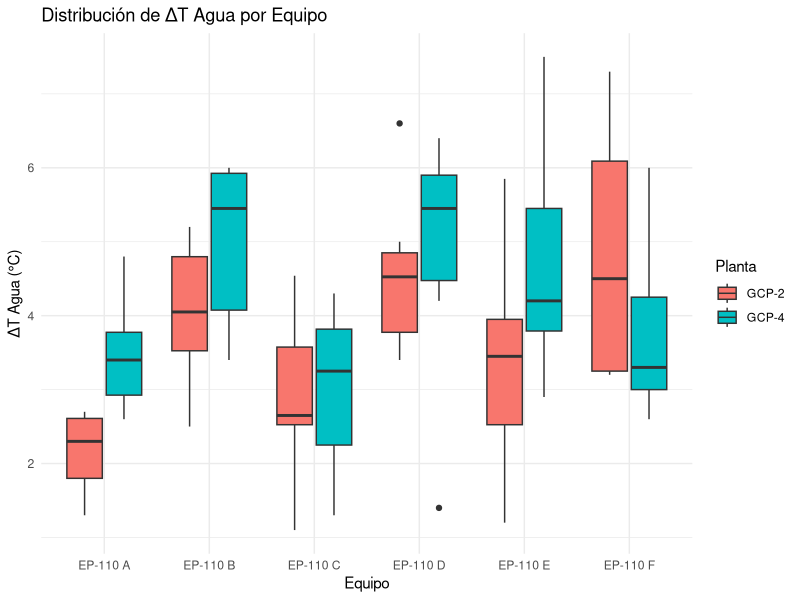
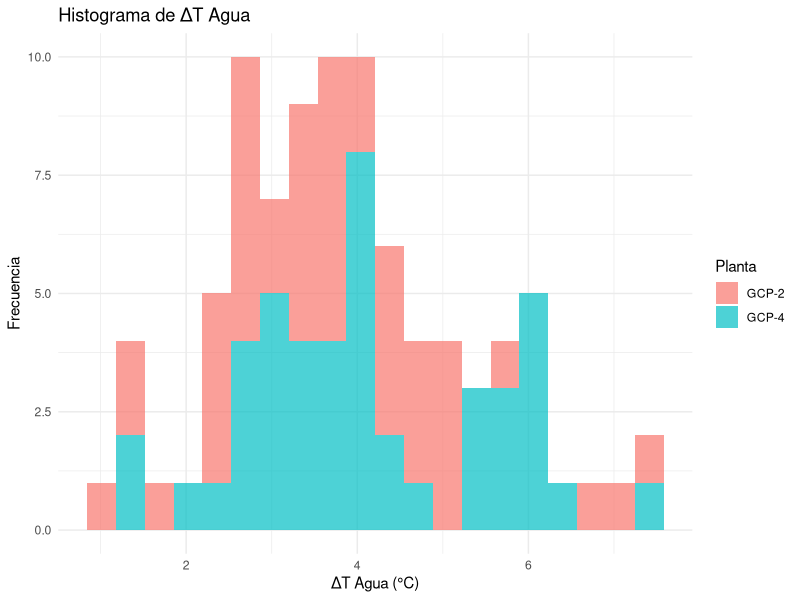
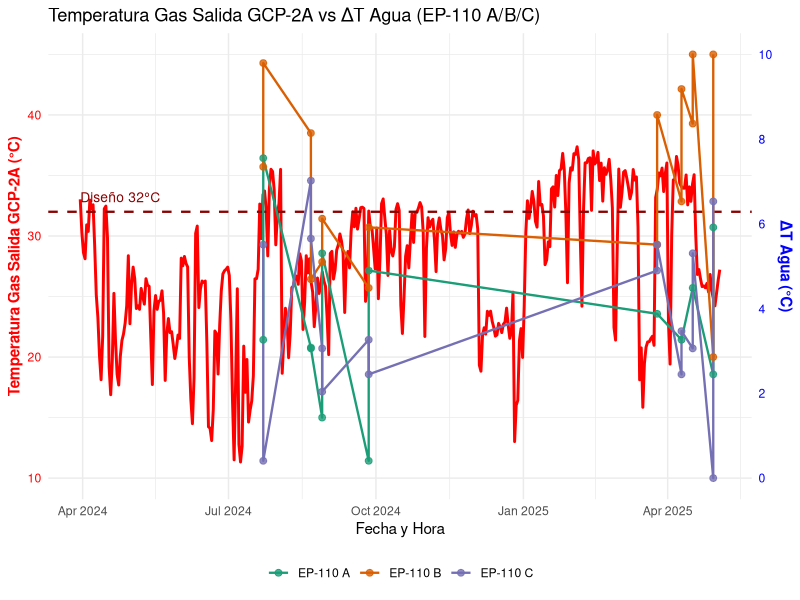
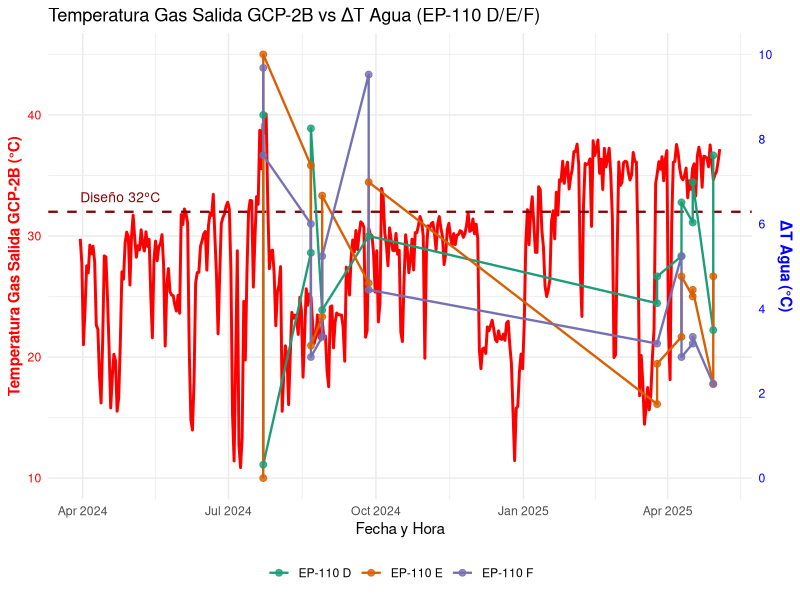
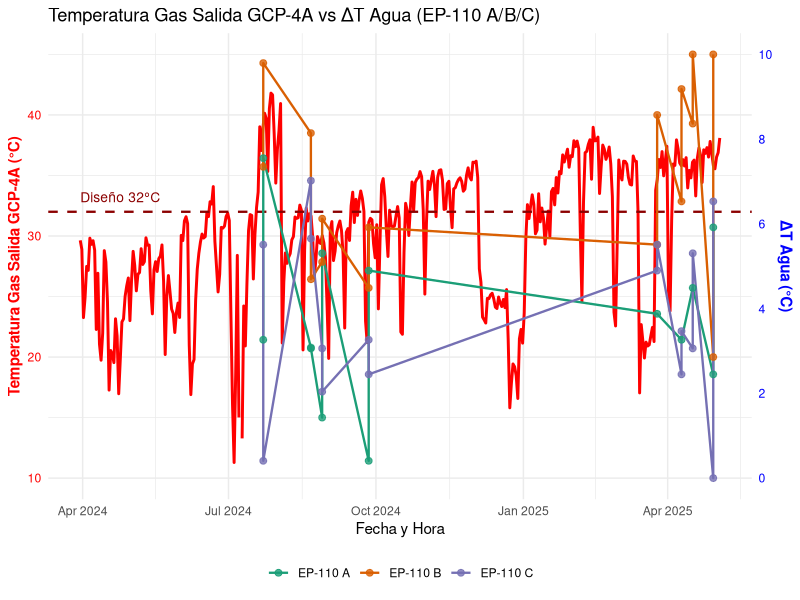
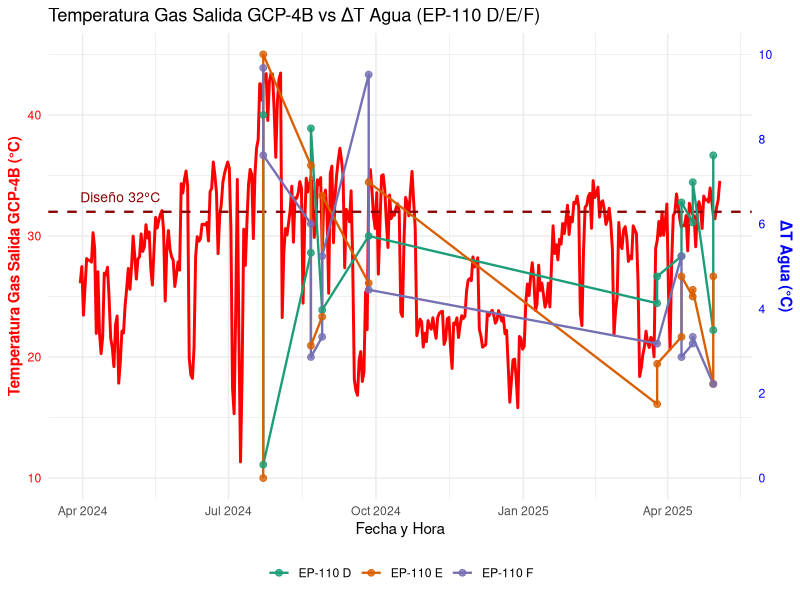

These figures' R source, in order:
## ---- chunk 1
knitr::opts_chunk$set(echo = TRUE)
library(tidyverse)
library(lubridate)

## ---- chunk 2
ep <- read_csv("data.csv") %>%
  mutate(FechaHora = as.POSIXct(paste(Fecha, Hora), format="%Y-%m-%d %H:%M"))

gcp <- read_csv("temp_gcp_data.csv") %>%
  mutate(FechaHora = ymd_hms(FechaHora))
## ---- chunk 3
ep <- ep %>%
  filter(`Delta Agua` > 0) %>%
  rename(`Δ Temp Agua` = `Delta Agua`) %>%
  filter(!is.na(`Δ Temp Agua`))

summary(ep)
summary(gcp)
## ---- chunk 4
ggplot(ep, aes(x = Equipo, y = `Δ Temp Agua`, fill = Planta)) +
  geom_boxplot() +
  labs(title = "Distribución de ΔT Agua por Equipo", y = "ΔT Agua (°C)") +
  theme_minimal()
## ---- chunk 5
ggplot(ep, aes(x = `Δ Temp Agua`, fill = Planta)) +
  geom_histogram(bins = 20, alpha = 0.7) +
  labs(title = "Histograma de ΔT Agua", x = "ΔT Agua (°C)", y = "Frecuencia") +
  theme_minimal()
## ---- chunk 6
merged <- inner_join(ep, gcp, by = "FechaHora")
cor_data <- merged %>%
  group_by(Equipo) %>%
  summarise(
    n = sum(!is.na(`Δ Temp Agua`) & !is.na(Temperatura)),
    sd_dt = sd(`Δ Temp Agua`, na.rm = TRUE),
    sd_temp = sd(Temperatura, na.rm = TRUE),
    correlacion = if (n >= 3 && sd_dt > 0 && sd_temp > 0) {
      cor(`Δ Temp Agua`, Temperatura, use = "complete.obs")
    } else {
      NA_real_
    },
    .groups = "drop"
  ) %>%
  arrange(correlacion)

cor_data
## ---- chunk 7
# Rescalado para doble eje
rescale_dt <- function(x) {
  scales::rescale(x, to = c(10, 45))
}

inv_rescale_dt <- function(x) {
  scales::rescale(x, from = c(10, 45), to = c(0, 10))
}

# Datos filtrados
gcp2a <- gcp %>% filter(Tren == "GCP-2A")
ep2a <- ep %>% filter(Equipo %in% c("EP-110 A", "EP-110 B", "EP-110 C"), `Δ Temp Agua` > 0)

# Gráfico mejorado
ggplot() +
  geom_line(data = gcp2a, aes(x = FechaHora, y = Temperatura), color = "red", linewidth = 1) +
  geom_hline(yintercept = 32, color = "darkred", linetype = "dashed", linewidth = 0.8) +
  annotate("text", x = min(gcp2a$FechaHora) + 10, y = 33.2, label = "Diseño 32°C", color = "darkred", size = 3.5, hjust = 0) +
  geom_line(data = ep2a, aes(x = FechaHora, y = rescale_dt(`Δ Temp Agua`), color = Equipo), linewidth = 0.8) +
  geom_point(data = ep2a, aes(x = FechaHora, y = rescale_dt(`Δ Temp Agua`), color = Equipo), size = 2, alpha = 0.8) +
  scale_y_continuous(
    name = "Temperatura Gas Salida GCP-2A (°C)",
    limits = c(10, 45),
    sec.axis = sec_axis(~ inv_rescale_dt(.), name = "ΔT Agua (°C)", breaks = seq(0, 10, 2))
  ) +
  scale_color_brewer(palette = "Dark2") +
  labs(
    title = "Temperatura Gas Salida GCP-2A vs ΔT Agua (EP-110 A/B/C)",
    x = "Fecha y Hora", color = "Equipo"
  ) +
  theme_minimal() +
  theme(
    axis.title.y.left = element_text(color = "red", face = "bold"),
    axis.text.y.left = element_text(color = "red"),
    axis.title.y.right = element_text(color = "blue", face = "bold"),
    axis.text.y.right = element_text(color = "blue"),
    legend.position = "bottom",
    legend.title = element_blank()
  )

## ---- chunk 8
gcp2b <- gcp %>% filter(Tren == "GCP-2B")
ep2b <- ep %>%
  filter(Equipo %in% c("EP-110 D", "EP-110 E", "EP-110 F"), `Δ Temp Agua` > 0)

ggplot() +
  geom_line(data = gcp2b, aes(x = FechaHora, y = Temperatura), color = "red", linewidth = 1) +
  geom_hline(yintercept = 32, color = "darkred", linetype = "dashed", linewidth = 0.8) +
  annotate("text", x = min(gcp2b$FechaHora) + 10, y = 33.2, label = "Diseño 32°C", color = "darkred", size = 3.5, hjust = 0) +
  geom_line(data = ep2b, aes(x = FechaHora, y = rescale_dt(`Δ Temp Agua`), color = Equipo), linewidth = 0.8) +
  geom_point(data = ep2b, aes(x = FechaHora, y = rescale_dt(`Δ Temp Agua`), color = Equipo), size = 2, alpha = 0.8) +
  scale_y_continuous(
    name = "Temperatura Gas Salida GCP-2B (°C)",
    limits = c(10, 45),
    sec.axis = sec_axis(~ inv_rescale_dt(.), name = "ΔT Agua (°C)", breaks = seq(0, 10, 2))
  ) +
  scale_color_brewer(palette = "Dark2") +
  labs(
    title = "Temperatura Gas Salida GCP-2B vs ΔT Agua (EP-110 D/E/F)",
    x = "Fecha y Hora", color = "Equipo"
  ) +
  theme_minimal() +
  theme(
    axis.title.y.left = element_text(color = "red", face = "bold"),
    axis.text.y.left = element_text(color = "red"),
    axis.title.y.right = element_text(color = "blue", face = "bold"),
    axis.text.y.right = element_text(color = "blue"),
    legend.position = "bottom",
    legend.title = element_blank()
  )


## ---- chunk 9
gcp4a <- gcp %>% filter(Tren == "GCP-4A")
ep4a <- ep %>%
  filter(Equipo %in% c("EP-110 A", "EP-110 B", "EP-110 C"), `Δ Temp Agua` > 0)

ggplot() +
  geom_line(data = gcp4a, aes(x = FechaHora, y = Temperatura), color = "red", linewidth = 1) +
  geom_hline(yintercept = 32, color = "darkred", linetype = "dashed", linewidth = 0.8) +
  annotate("text", x = min(gcp4a$FechaHora) + 10, y = 33.2, label = "Diseño 32°C", color = "darkred", size = 3.5, hjust = 0) +
  geom_line(data = ep4a, aes(x = FechaHora, y = rescale_dt(`Δ Temp Agua`), color = Equipo), linewidth = 0.8) +
  geom_point(data = ep4a, aes(x = FechaHora, y = rescale_dt(`Δ Temp Agua`), color = Equipo), size = 2, alpha = 0.8) +
  scale_y_continuous(
    name = "Temperatura Gas Salida GCP-4A (°C)",
    limits = c(10, 45),
    sec.axis = sec_axis(~ inv_rescale_dt(.), name = "ΔT Agua (°C)", breaks = seq(0, 10, 2))
  ) +
  scale_color_brewer(palette = "Dark2") +
  labs(
    title = "Temperatura Gas Salida GCP-4A vs ΔT Agua (EP-110 A/B/C)",
    x = "Fecha y Hora", color = "Equipo"
  ) +
  theme_minimal() +
  theme(
    axis.title.y.left = element_text(color = "red", face = "bold"),
    axis.text.y.left = element_text(color = "red"),
    axis.title.y.right = element_text(color = "blue", face = "bold"),
    axis.text.y.right = element_text(color = "blue"),
    legend.position = "bottom",
    legend.title = element_blank()
  )

## ---- chunk 10
gcp4b <- gcp %>% filter(Tren == "GCP-4B")
ep4b <- ep %>%
  filter(Equipo %in% c("EP-110 D", "EP-110 E", "EP-110 F"), `Δ Temp Agua` > 0)

ggplot() +
  geom_line(data = gcp4b, aes(x = FechaHora, y = Temperatura), color = "red", linewidth = 1) +
  geom_hline(yintercept = 32, color = "darkred", linetype = "dashed", linewidth = 0.8) +
  annotate("text", x = min(gcp4b$FechaHora) + 10, y = 33.2, label = "Diseño 32°C", color = "darkred", size = 3.5, hjust = 0) +
  geom_line(data = ep4b, aes(x = FechaHora, y = rescale_dt(`Δ Temp Agua`), color = Equipo), linewidth = 0.8) +
  geom_point(data = ep4b, aes(x = FechaHora, y = rescale_dt(`Δ Temp Agua`), color = Equipo), size = 2, alpha = 0.8) +
  scale_y_continuous(
    name = "Temperatura Gas Salida GCP-4B (°C)",
    limits = c(10, 45),
    sec.axis = sec_axis(~ inv_rescale_dt(.), name = "ΔT Agua (°C)", breaks = seq(0, 10, 2))
  ) +
  scale_color_brewer(palette = "Dark2") +
  labs(
    title = "Temperatura Gas Salida GCP-4B vs ΔT Agua (EP-110 D/E/F)",
    x = "Fecha y Hora", color = "Equipo"
  ) +
  theme_minimal() +
  theme(
    axis.title.y.left = element_text(color = "red", face = "bold"),
    axis.text.y.left = element_text(color = "red"),
    axis.title.y.right = element_text(color = "blue", face = "bold"),
    axis.text.y.right = element_text(color = "blue"),
    legend.position = "bottom",
    legend.title = element_blank()
  )

## ---- chunk 11
resumen_gcp2 <- ep %>%
  filter(Planta == "GCP-2", `Δ Temp Agua` > 0) %>%
  group_by(Equipo) %>%
  summarise(
    promedio_dt = mean(`Δ Temp Agua`, na.rm = TRUE),
    bajo_umbral = sum(`Δ Temp Agua` < 4),
    pct_bajo = 100 * mean(`Δ Temp Agua` < 4)
  ) %>%
  arrange(promedio_dt)

resumen_gcp2

## ---- chunk 12
resumen_gcp4 <- ep %>%
  filter(Planta == "GCP-4", `Δ Temp Agua` > 0) %>%
  group_by(Equipo) %>%
  summarise(
    promedio_dt = mean(`Δ Temp Agua`, na.rm = TRUE),
    bajo_umbral = sum(`Δ Temp Agua` < 4),
    pct_bajo = 100 * mean(`Δ Temp Agua` < 4)
  ) %>%
  arrange(promedio_dt)

resumen_gcp4

## ---- chunk 13
ciclos <- ep %>%
  filter(Estado == "Mantención") %>%
  group_by(Equipo, Fecha) %>%
  summarise(.groups = "drop") %>%
  group_by(Fecha) %>%
  summarise(equipos_intervenidos = n_distinct(Equipo)) %>%
  filter(equipos_intervenidos == 6)

ciclos
